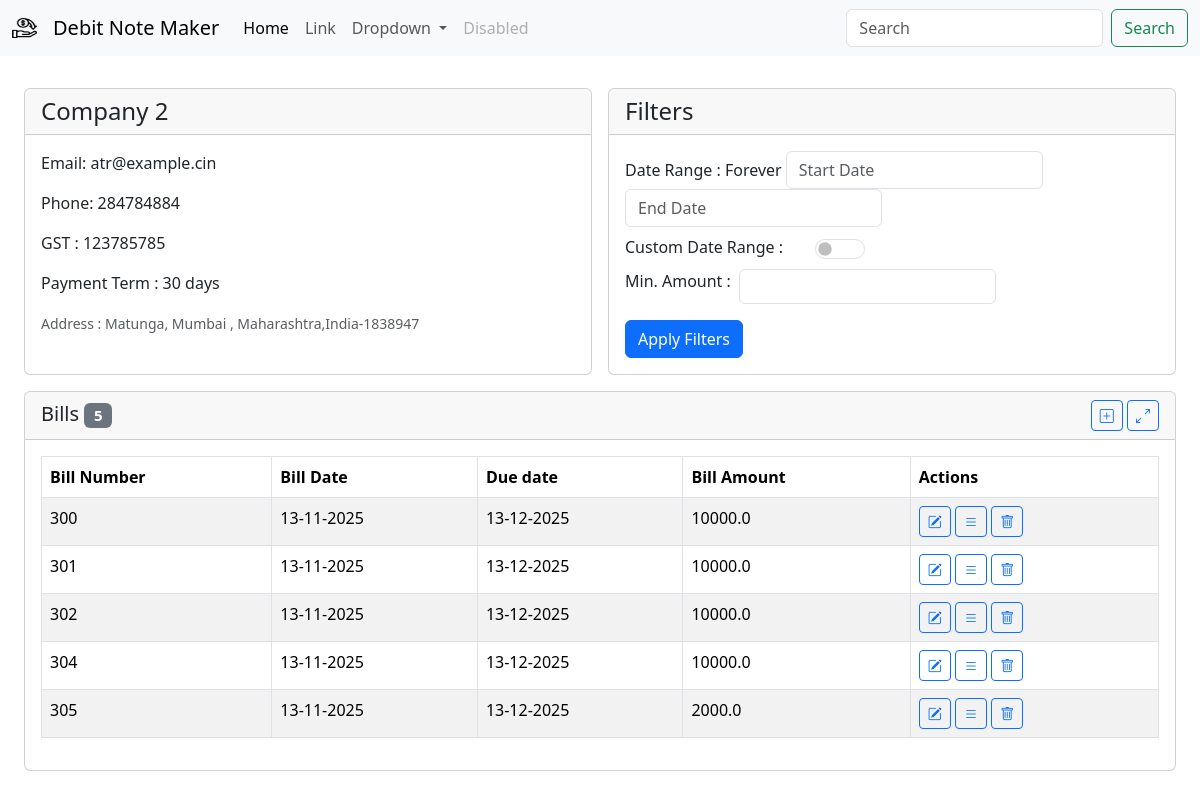
/party/2, run on an earlier commit of the app's database.
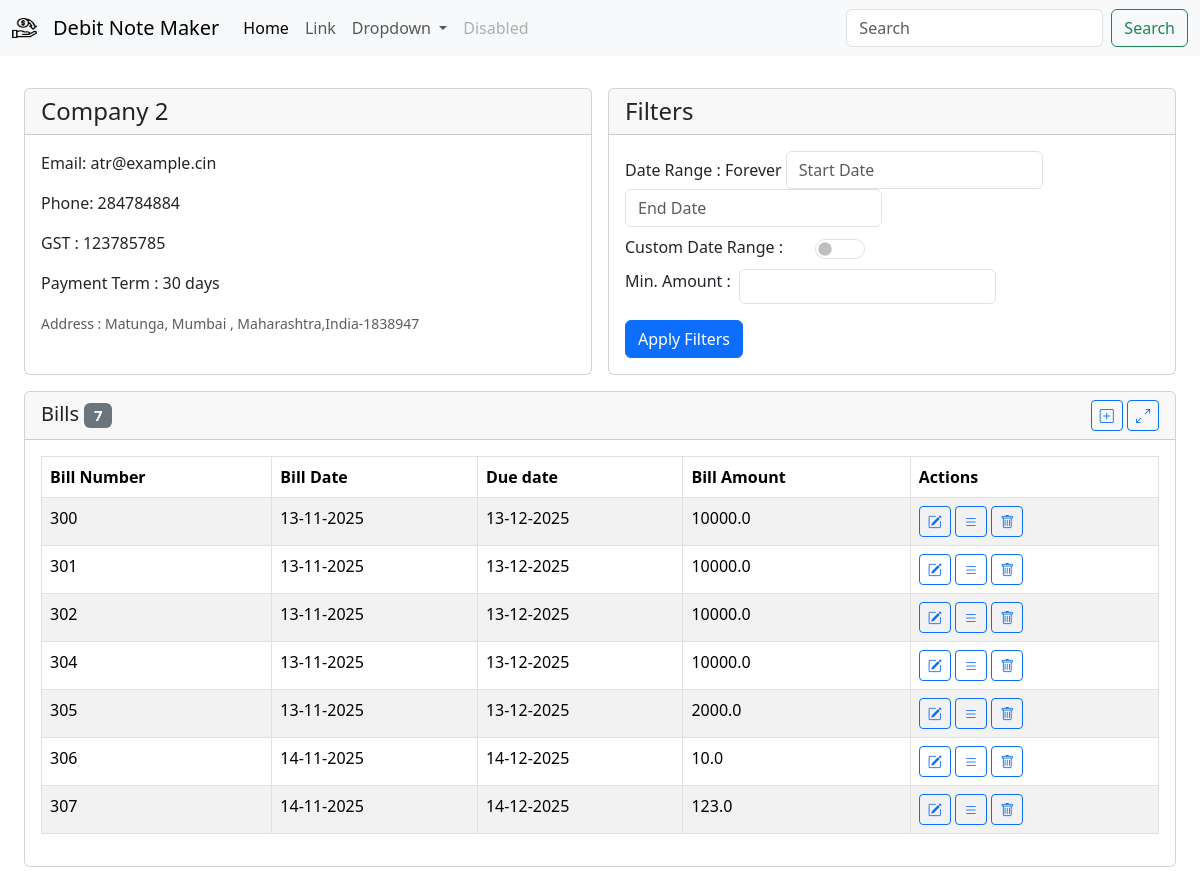
And on a later commit of the database.
### db/models/bill.py (models this page shows, shortened)
class Bill(Base):
    id = Column(Integer, primary_key=True, index=True)
    bill_number = Column(Integer,unique=True,nullable=False)
    amount = Column(Float, nullable=False)
    bill_date = Column(DateTime, nullable=False)
    company_id = Column(Integer, ForeignKey("companies.id"))
    company = relationship("Company", back_populates="bills")
    transactions = relationship("Transaction", back_populates="bill", cascade="all, delete-orphan")

### app/v1/company.py (the view)
@router.get("/party/{company_id}")
def company_detail(request: Request,company_id:int, db=Depends(get_db)):
    company =company_api.get_company(id=company_id, db=db)
    bills = [
        BillShow.model_validate(bill).model_dump()
        for bill in company.bills
    ]
    bills = sorted(bills, key=lambda bill: bill['bill_date'] or datetime.min)
    context = {"request": request,"company":company,"bills":bills}
    return templates.TemplateResponse("company/company_detail.html",context)

### template/company/company_detail.html (shortened to what this page needs)
{% extends "base.html" %}
{% block title %}
<link rel="stylesheet"
    href="https://cdnjs.cloudflare.com/ajax/libs/bootstrap-datepicker/1.10.0/css/bootstrap-datepicker.min.css">
{% endblock %}
{% block content %}
<div class="row m-3 g-3 align-items-stretch">
    <div class="col-12 col-lg-6 d-flex">
        {% include 'components/company_summary_card.html' %}
    </div>
    <div class="col-12 col-lg-6 d-flex">
        {% include 'components/bill_filter_card.html' %}
    </div>
</div>
<div class="col-lg-12">
<div class="card h-100">
    <div class="card-header d-flex justify-content-between align-items-center">
        <h5 class="mb-0">Bills
            <span class="badge text-bg-secondary ml-2">{{ bills|length }}</span>
        </h5>
        <div>
            <button type="button" class="btn btn-sm btn-outline-primary edit-transaction-btn" data-bs-toggle="modal"
                data-bs-target="#editBillModal"
                data-company-id="{{ company.id }}"
                >
                <i class="bi bi-plus-square"></i>
            </button>
            <a class="btn btn-outline-primary btn-sm" href="/party/{{ company.id}}/transactions" role="button"
                aria-disabled="true">
                <i class="bi bi-arrows-angle-expand"></i>
            </a>
        </div>
    </div>
    <div class="card-body">
        {% include 'components/bill_list_table.html' %}
     </div>
</div>
</div>
{% endblock %}

### template/components/bill_list_table.html (shortened to what this page needs)
<div class="table-responsive">
  {% if bills %}
  <table class="table table-striped table-bordered">
    <thead>
      <tr>
        <th>Bill Number</th>
        <th>Bill Date</th>
        <th>Due date</th>
        <th>Bill Amount</th>
        <th>Actions</th>
      </tr>
    </thead>
    <tbody>
      {% for bill in bills %}
      <tr>
        <td>{{ bill.bill_number }}</td>
        <td>{{ bill.bill_date | format_datetime('%d-%m-%Y') }}</td>
        <td>{{ bill.due_date | format_datetime('%d-%m-%Y') }}</td>
        <td>{{ bill.amount }}</td>
        <td>
            <button
            type="button"
            class="btn btn-sm btn-outline-primary edit-transaction-btn"
            data-bs-toggle="modal"
            data-bs-target="#editBillModal"
            data-company-id="{{ company.id }}"
            data-id="{{ bill.id }}"
            data-bill-number="{{ bill.bill_number }}"
            data-amount="{{ bill.amount }}"
            data-bill-date="{{ bill.bill_date }}"
          >
            <i class="bi bi-pencil-square"></i>
          </button>
          <a
            href="bill/{{bill.bill_number}}"
            class="btn btn-outline-primary btn-sm"
            role="button"
          >
            <i class="bi bi-list"></i>
          </a>
          <button
            onclick="deleteBill('{{ bill.id }}', '{{ bill.bill_number }}')"
            class="btn btn-outline-primary btn-sm"
            role="button"
          >
            <i class="bi bi-trash"></i>
          </button>
        </td>
      </tr>
      {% endfor %}
    </tbody>
  </table>
  {% else %}
  <p>No bills available.</p>
  {% endif %} {% include 'bill/edit_bill_modal.html' %}
</div>

What changed in the data, as far as the page shows it:
added Bill: bill_number "306", bill_date "14-11-2025", due_date "14-12-2025", amount "10.0"
added Bill: bill_number "307", bill_date "14-11-2025", due_date "14-12-2025", amount "123.0"
Also different on the page:
{{ bills|length }}: "5" → "7"
